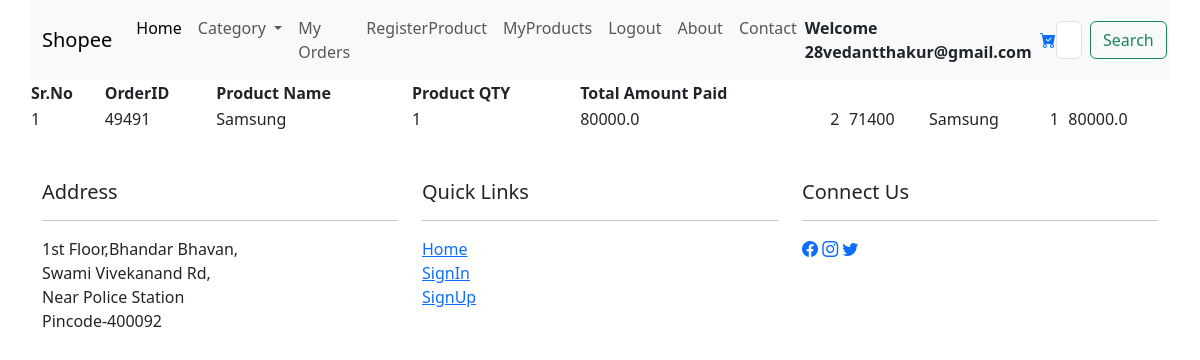
The app's page /showorders (signed in) with its own data.
### shopeeapp/models.py (models this page shows)
class Order(models.Model):
    userid = models.ForeignKey(User, on_delete=models.CASCADE, null=True, blank=True)
    productid = models.ForeignKey(
        Product, on_delete=models.CASCADE, null=True, blank=True
    )
    orderid = models.IntegerField(primary_key=True)
    qty = models.PositiveIntegerField(default=0)

class Product(models.Model):
    userid = models.ForeignKey(User, on_delete=models.CASCADE, null=True, blank=True)
    productid = models.IntegerField(primary_key=True)
    productname = models.CharField(max_length=55)
    type = (
        ("Mobile", "Mobile"),
        ("Cloths", "Cloths"),
        ("Shoes", "Shoes"),
        ("Electronics", "Electronics"),
    )
    category = models.CharField(max_length=50, choices=type, default="")
    desc = models.TextField(max_length=100)
    price = models.FloatField()
    photos = models.ImageField(upload_to="images")
    objects = models.Manager()  # built-class
    productmanager = CustomManager()  # object for product

### shopeeapp/views.py (the view)
# urls.py: path("showorders", views.showorders, name="showorders"),
def showorders(req):
    if req.user.is_authenticated:
        user = req.user
        orderdata = Order.objects.filter(userid=user)
        totalamount = 0
        for x in orderdata:
            totalamount = totalamount + x.qty * x.productid.price
        context = {"username": user, "orderdata": orderdata, "totalamount": totalamount}
        return render(req, "showorders.html", context)
    else:
        user = None
        return redirect("/signin")

### templates/showorders.html (shortened to what this page needs)
{% extends 'base.html' %}
{% block body %}
<div class="container">
    <div class="row">
        <table>
            <tr>
                <th>Sr.No</th>
                <th>OrderID</th>
                <th>Product Name</th>
                <th>Product QTY</th>
                <th>Total Amount Paid</th>
            </tr>
            {% for x in orderdata %}
            <td>{{forloop.counter}}</td>
            <td>{{x.orderid}}</td>
            <td>{{x.productid.productname}}</td>
            <td>{{x.qty}}</td>
            <td>{{totalamount}}</td>
            {% endfor %}
        </table>
    </div>
</div>
{% endblock %}

### templates/base.html (shortened to what this page needs)
<!doctype html>
<html lang="en">
  <head>
    <link rel="stylesheet" href="https://cdn.jsdelivr.net/npm/bootstrap-icons@1.11.3/font/bootstrap-icons.min.css">
    <link href="https://cdn.jsdelivr.net/npm/bootstrap@5.3.2/dist/css/bootstrap.min.css" rel="stylesheet">
  </head>
  <body>
    <div class="container">
        <div class="row">
            <nav class="navbar navbar-expand-lg bg-body-tertiary">
                <div class="container-fluid">
                  <a class="navbar-brand" href="{% url 'index' %}">Shopee</a>
                  <div class="collapse navbar-collapse" id="navbarSupportedContent">
                    <ul class="navbar-nav me-auto mb-2 mb-lg-0">
                      <li class="nav-item">
                        <a class="nav-link active" aria-current="page" href="{% url 'index' %}">Home</a>
                      </li>
                      <li class="nav-item dropdown">
                        <a class="nav-link dropdown-toggle" href="#" role="button" data-bs-toggle="dropdown" aria-expanded="false">
                          Category
                        </a>
                      </li>
                      {% if user.is_authenticated %}
                      <li class="nav-item">
                        <a class="nav-link" href="{% url 'showorders' %}">My Orders</a>
                      </li>
                      <li class="nav-item">
                        <a class="nav-link" href="{% url 'registerproduct' %}">RegisterProduct</a>
                      </li>
                      <li class="nav-item">
                        <a class="nav-link" href="{% url 'showregisterproduct' %}">MyProducts</a>
                      </li>
                      <li class="nav-item">
                        <a class="nav-link" href="{% url 'userlogout' %}">Logout</a>
                        </li>
                      {% endif %}
                      <li class="nav-item">
                        <a class="nav-link" href="{% url 'about' %}">About</a>
                      </li>
                      <li class="nav-item">
                        <a class="nav-link" href="{% url 'contact' %}">Contact</a>
                      </li>
                    </ul>
                    {% if user.is_authenticated %}
                    <strong>Welcome {{user}}</strong> &nbsp;&nbsp;
                    {% else %}
                    <strong>Welcome Guest</strong> &nbsp;&nbsp;
                    {% endif %}
                    &nbsp;<a href="/showcarts"><i class="bi bi-cart-check-fill"></i></a>
                    <form class="d-flex" role="search" method="get" action="{% url 'searchproduct' %}">
                      <input class="form-control me-2" name="q" value="{{query}}" type="search" placeholder="Search" aria-label="Search">
                      <button class="btn btn-outline-success" type="submit">Search</button>
                    </form>
                  </div>
                </div>
              </nav>
        </div>
    </div>
    {% block body %}
    {% endblock %}
    <div class="container mt-5">
        <div class="row">
            <div class="col-md-4">
                <h5>Address</h5>
                <hr>
                1st Floor,Bhandar Bhavan,<br>
                Swami Vivekanand Rd,<br>
                Near Police Station<br>
                Pincode-400092
            </div>
            <div class="col-md-4">
                <h5>Quick Links</h5>
                <hr>
                <a href="{% url 'index' %}">Home</a><br>
                <a href="{% url 'signin' %}">SignIn</a><br>
                <a href="{% url 'signup' %}">SignUp</a><br>
            </div>
            <div class="col-md-4">
                <h5>Connect Us</h5>
                <hr>
                <a href="#"><i class="bi bi-facebook"></i></a>
                <a href="#"><i class="bi bi-instagram"></i></a>
                <a href="#"><i class="bi bi-twitter"></i></a>
            </div>
        </div>
    </div>
  </body>
</html>

### records on screen
Order: orderid "49491", productid.productname "Samsung", qty "1", totalamount "80000.0"
Order: orderid "71400", productid.productname "Samsung", qty "1", totalamount "80000.0"

### other values on screen
{{ user }} "28vedantthakur@gmail.com"
